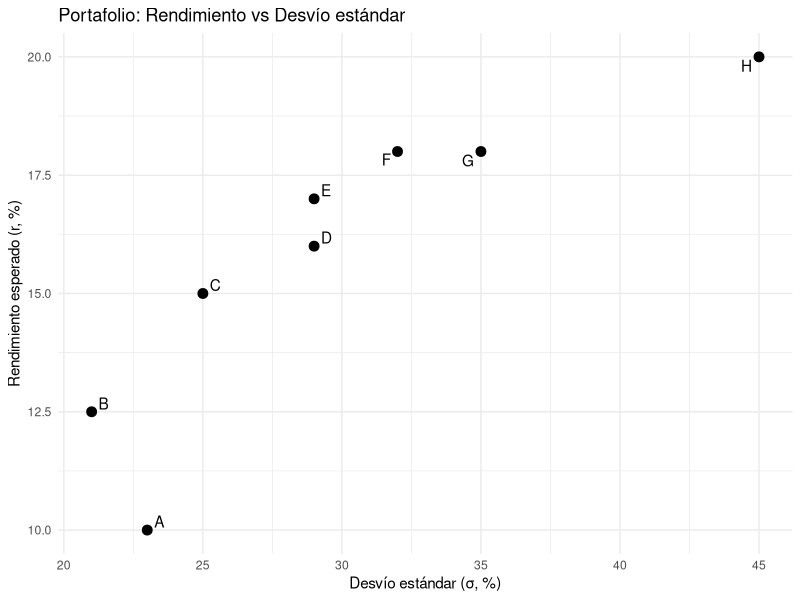

Reproduce this figure in R.
## ---- chunk 1
rm(list = ls())
graphics.off()

## ---- chunk 2
#library (tidyverse)
#library(knitr)
#library (purrr)
library (ggplot2)
library(ggrepel)
#library (tidyr)
#library (quantmod)
#library(flextable)
## ---- chunk 3
RendimientoBruto <- c(10, 12.5, 15, 16, 17, 18, 18, 20)
Desvio <- c(23, 21, 25, 29, 29, 32, 35, 45)
## ---- chunk 4
# Dataframe con datos
portafolio <- data.frame(
  Portafolio = c("A", "B", "C", "D", "E", "F", "G", "H"),
  Rendimiento = c(10, 12.5, 15, 16, 17, 18, 18, 20),
  Desvio = c(23, 21, 25, 29, 29, 32, 35, 45)
)

# Graficar
ggplot(portafolio, aes(x = Desvio, y = Rendimiento, label = Portafolio)) +
  geom_point(size = 3) +                               # Punto
  geom_text_repel() +                                  # GGrepl hace lucir OK
  labs(x = "Desvío estándar (σ, %)",                   # Etiquetas eje X
       y = "Rendimiento esperado (r, %)",              # Etiquetas eje Y
       title = "Portafolio: Rendimiento vs Desvío estándar") + 
  theme_minimal()   
## ---- chunk 5
Rf <- 12

#Rendimiento sobre la tasa libre de riesgo
RendimientoNeto <- RendimientoBruto - Rf 

#Calcular el coeficiente de Sharpe
Sharpe <- RendimientoNeto/Desvio

# Encontrar el activo con máximo Sharpe
ActivoMaxSharpe <- which.max(Sharpe)

#Mostrar el rendimiento, desvío e índice de Sharpe que corresponde al portafolios con máximo Sharpe
MaxRendimiento <- RendimientoNeto[ActivoMaxSharpe]
MaxDesvio <- Desvio[ActivoMaxSharpe]
MaxSharpe <- Sharpe[ActivoMaxSharpe]

paste("El portafolio con máximo Sharpe es el número:" , ActivoMaxSharpe , 
      "con un rendimiento neto de:" ,  MaxRendimiento
      , "y un desvío de :" , MaxDesvio , 
      "Su índice Sharpe es : ", MaxSharpe)
## ---- chunk 6
DesvObjetivo <- 25

#Calcular Cuáles serían las ponderaciones de ese portafolios

PondPortafoliosMax <- DesvObjetivo/MaxDesvio
PondRiskFree <- 1- PondPortafoliosMax

paste("Si se puediese pedir prestado o prestar a la Rf la proporción invertida en el portafolios óptimo sería:", PondPortafoliosMax * 100, "%")

#Calcular el rendimiento máximo con un Sharpe igual al máximo

RendBruto <- PondPortafoliosMax * MaxRendimiento

RendNeto <- RendBruto + Rf

paste("Si pudiera pedir prestado o prestar a la Rf el rendimiento sería :", RendNeto,"%")
